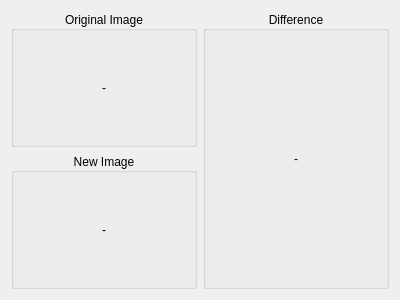
<?xml version="1.0" encoding="UTF-8"?>
<ui version="4.0">
 <class>ComparerWidget</class>
 <widget class="QWidget" name="ComparerWidget">
  <property name="geometry">
   <rect>
    <x>0</x>
    <y>0</y>
    <width>400</width>
    <height>300</height>
   </rect>
  </property>
  <property name="windowTitle">
   <string>Form</string>
  </property>
  <property name="locale">
   <locale language="C" country="AnyCountry"/>
  </property>
  <layout class="QGridLayout" name="gridLayout_4">
   <item row="0" column="0">
    <widget class="QGroupBox" name="groupBox">
     <property name="title">
      <string>Original Image</string>
     </property>
     <property name="alignment">
      <set>Qt::AlignCenter</set>
     </property>
     <layout class="QGridLayout" name="gridLayout">
      <item row="0" column="0">
       <widget class="QLabel" name="_originalImageLabel">
        <property name="minimumSize">
         <size>
          <width>20</width>
          <height>20</height>
         </size>
        </property>
        <property name="text">
         <string>-</string>
        </property>
        <property name="scaledContents">
         <bool>true</bool>
        </property>
        <property name="alignment">
         <set>Qt::AlignCenter</set>
        </property>
       </widget>
      </item>
     </layout>
    </widget>
   </item>
   <item row="1" column="0">
    <widget class="QGroupBox" name="groupBox_2">
     <property name="title">
      <string>New Image</string>
     </property>
     <property name="alignment">
      <set>Qt::AlignCenter</set>
     </property>
     <layout class="QGridLayout" name="gridLayout_2">
      <item row="0" column="0">
       <widget class="QLabel" name="_newImageLabel">
        <property name="minimumSize">
         <size>
          <width>20</width>
          <height>20</height>
         </size>
        </property>
        <property name="text">
         <string>-</string>
        </property>
        <property name="scaledContents">
         <bool>true</bool>
        </property>
        <property name="alignment">
         <set>Qt::AlignCenter</set>
        </property>
       </widget>
      </item>
     </layout>
    </widget>
   </item>
   <item row="0" column="1" rowspan="2">
    <widget class="QGroupBox" name="groupBox_3">
     <property name="title">
      <string>Difference</string>
     </property>
     <property name="alignment">
      <set>Qt::AlignCenter</set>
     </property>
     <layout class="QGridLayout" name="gridLayout_3">
      <item row="0" column="0">
       <widget class="QLabel" name="_differenceimageLabel">
        <property name="minimumSize">
         <size>
          <width>20</width>
          <height>20</height>
         </size>
        </property>
        <property name="text">
         <string>-</string>
        </property>
        <property name="alignment">
         <set>Qt::AlignCenter</set>
        </property>
       </widget>
      </item>
     </layout>
    </widget>
   </item>
  </layout>
 </widget>
 <resources/>
 <connections/>
</ui>
